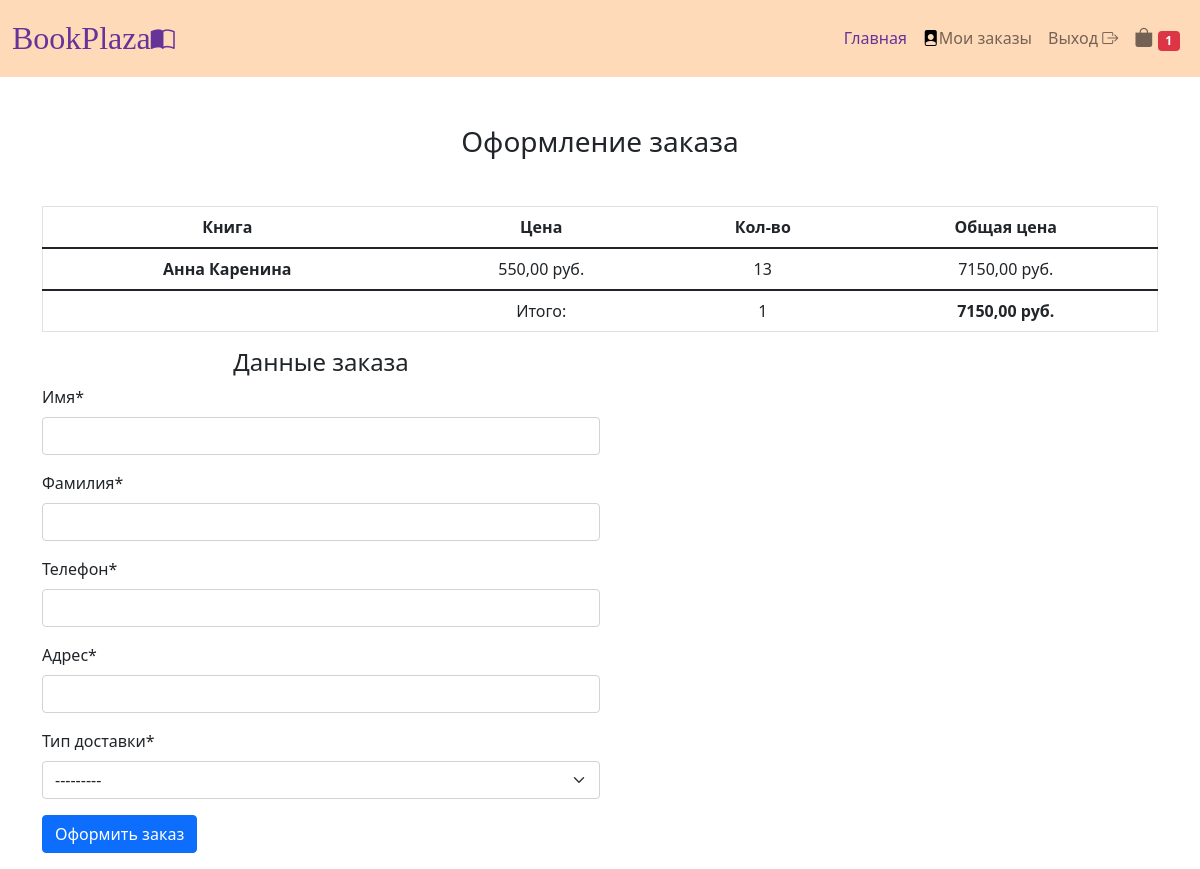
The page /checkout/ (signed in) on the database its author committed.
### BookshopApp/models.py (models this page shows, shortened)
class Cart(models.Model):
    owner = models.ForeignKey('Customer', verbose_name='Покупатель', on_delete=models.CASCADE)
    books = models.ManyToManyField(
        CartProduct, blank=True, related_name='related_cart', verbose_name='Книги для корзины'
    )
    total_products = models.IntegerField(default=0, verbose_name='Общее кол-во')
    final_price = models.DecimalField(max_digits=9, decimal_places=2, verbose_name='Сумма', null=True, blank=True)
    in_order = models.BooleanField(default=False)
    for_anonymous_user = models.BooleanField(default=False)
    class Meta:
        verbose_name = 'Корзина'
        verbose_name_plural = 'Корзины'

class CartProduct(models.Model):
    user = models.ForeignKey('Customer', verbose_name='Покупатель', on_delete=models.CASCADE)
    cart = models.ForeignKey('Cart', verbose_name='Корзина', on_delete=models.CASCADE)
    book = models.ForeignKey( Book, on_delete=models.CASCADE, verbose_name='Книга')
    qty = models.PositiveIntegerField(default=1, verbose_name='Количество')
    final_price = models.DecimalField(max_digits=9, decimal_places=2, verbose_name='Cумма')
    class Meta:
        verbose_name = 'Книга в корзине'
        verbose_name_plural = 'Книги в корзине'

class Book(models.Model):
    name = models.CharField(max_length=100, verbose_name='Название книги')
    slug = models.SlugField(verbose_name='URL')
    image = models.ImageField(upload_to="images/", height_field="image_height", width_field="image_width",
                              verbose_name = 'Изображение')
    image_height = models.PositiveIntegerField(
        null=True,
        blank=True,
        editable=False,
        default="525"
    )
    image_width = models.PositiveIntegerField(
        null=True,
        blank=True,
        editable=False,
        default="260"
    )
    genre = models.ForeignKey(Genre, on_delete=models.CASCADE, verbose_name='Жанр')
    price = models.DecimalField(max_digits=9, decimal_places=2, verbose_name='Цена', default = 0)
    stock = models.IntegerField(default=1, verbose_name='Наличие на складе')
    out_of_stock = models.BooleanField(default=False, verbose_name='Нет в наличии')
    class Meta:
        verbose_name = 'Книга'
        verbose_name_plural = 'Книги'

### BookshopApp/views.py (the view)
# urls.py: path('checkout/', CheckoutView.as_view(), name='checkout'),
class CheckoutView(CartMixin, views.View):
    def get(self, request, *args, **kwargs):
        form = OrderForm(request.POST or None)
        context = {
            'cart': self.cart,
            'form': form,
        }
        return render(request, 'checkout.html', context)

### BookshopApp/forms.py
class OrderForm(forms.ModelForm):
    def __init__(self, *args, **kwargs):
        super().__init__(*args, **kwargs)
    class Meta:
        model = Order
        fields = (
            'first_name', 'last_name', 'phone', 'address', 'buying_type'
        )

### BookshopApp/mixins.py (called while the page is built)
    def dispatch(self, request, *args, **kwargs):
        cart = None
        if request.user.is_authenticated:
            customer = Customer.objects.filter(user=request.user).first()
            if not customer:
                customer = Customer.objects.create(
                    user=request.user
                )
            cart = Cart.objects.filter(owner=customer, in_order=False).first()
            if not cart:
                cart = Cart.objects.create(owner=customer)
        self.cart = cart
        return super().dispatch(request, *args, **kwargs)

### BookshopApp/templates/checkout.html (shortened to what this page needs)
{% extends 'base.html' %}
{% load crispy_forms_tags %}
{% block content %}
    <h3 class="text-center mt-5 mb-5">Оформление заказа</h3>
    <div class="col-md-12" align="center">
    <table class="table text-center" border="1">
        <thead>
            <tr>
                <th scope="col">Книга</th>
                <th scope="col">Цена</th>
                <th scope="col">Кол-во</th>
                <th scope="col">Общая цена</th>
            </tr>
        </thead>
        <tbody>
        {% for item in cart.books.all %}
            <tr>
            <th scope="row">{{ item.book.name }}</th>
                        <td>{{ item.book.price }} руб.</td>
                <td>{{ item.qty }}</td>
                        <td>{{ item.final_price }} руб.</td>
            </tr>
        {% endfor %}
        </tbody>
        <tfoot>
        <tr>
            <td></td>
                    <td>Итого:</td>
                    <td>{{ cart.total_products }}</td>
                    <td><strong>{{ cart.final_price }} руб.</strong></td>
        </tr>
        </tfoot>
        </table>
    </div>
    <div class="col-md-6">
    <h4 class="text-center">Данные заказа</h4>
        <form action="{% url 'make-order' %}" method="POST">
            {{ form|crispy }}
            <input type="submit" class="btn btn-primary btn-block mb-3" value="Оформить заказ">
        </form>
    </div>
{% endblock content %}

### BookshopApp/templates/base.html (shortened to what this page needs)
<!DOCTYPE html>
<html lang="en">
<head>
    <link rel="stylesheet" href="https://cdn.jsdelivr.net/npm/bootstrap-icons@1.8.1/font/bootstrap-icons.css">
    <link rel="stylesheet" href="https://pro.fontawesome.com/releases/v5.10.0/css/all.css"/>
    <link href="https://cdn.jsdelivr.net/npm/bootstrap@5.1.3/dist/css/bootstrap.min.css" rel="stylesheet">
</head>
<body>
<nav class="navbar navbar-expand-lg navbar-light"  style="background-color: peachpuff;">
  <div class="container-fluid">
      <a class="navbar-brand" href="{% url 'base' %}" style="font-family: Georgia; color: rebeccapurple; font-size: 2rem">BookPlaza<i class="bi bi-book-half" style="font-size: 1.5rem;"></i></a>
    <div class="one-edge-shadow navbar navbar-light sticky-top navbar navbar-expand-lg text-white" id="navbarSupportedContent">
      <ul class="navbar-nav me-auto mb-2 mb-lg-0">
        <li class="nav-item">
          <a class="nav-link active" aria-current="page" href="{% url 'base' %}" style="color: rebeccapurple">Главная</a>
        </li>
          {% if not request.user.is_authenticated %}
                <li class="nav-item">
                <a class="nav-link" href="{% url 'login' %}" style="color: black"><i class="bi bi-box-arrow-in-right"></i> Вход</a>
                </li>
                <li class="nav-item">
                <a class="nav-link" href="{% url 'registration'%}" style="color: black"><i class="bi bi-person-bounding-box"></i> Регистрация</a>
                </li>
          {% else %}
              <li class="nav-item">
                <a class="nav-link" href="{% url 'account' %}"><i class="bi bi-file-person-fill" style="font-size: 1rem; color: black;"></i>Мои заказы</a>
              </li>
              <li class="nav-item">
                <a class="nav-link" href="{% url 'logout' %}">Выход <i class="bi bi-box-arrow-right"></i></a>
              </li>
          {% endif %}
      </ul>
        {% if request.user.is_authenticated %}
        <ul class="navbar-nav">
            <li class="nav-item"><a href="{% url 'cart' %}" class="nav-link"><i class="bi bi-bag-fill" style="font-size: 1.2rem;"></i> <span class="badge bg-danger">{{ cart.books.count }}</span></a></li>
        </ul>
        {% endif %}
    </div>
  </div>
</nav>
<div class="container">
{% block content %}{% endblock content %}
</div>
</body>
</html>

### rows shown on the page
Cart: books.count "1", total_products "1", final_price "7150,00"
CartProduct: book.name "Анна Каренина", book.price "550,00", qty "13", final_price "7150,00"
